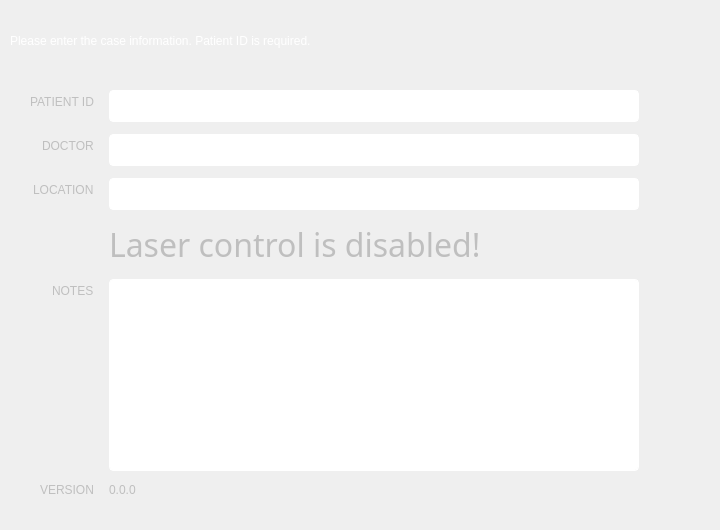
<?xml version="1.0" encoding="UTF-8"?>
<ui version="4.0">
 <class>caseInfoWizardPage</class>
 <widget class="QWizardPage" name="caseInfoWizardPage">
  <property name="geometry">
   <rect>
    <x>0</x>
    <y>0</y>
    <width>720</width>
    <height>530</height>
   </rect>
  </property>
  <property name="windowTitle">
   <string>WizardPage</string>
  </property>
  <property name="styleSheet">
   <string notr="true">/* CSS Styles used throughout the Avinger code base. Some minor variations may exist. */

QLabel {
	font: 16px &quot;DinPRO-medium&quot;;
    color: rgb(191, 191, 191 );
}

/* Pushbuttons: */
QPushButton {
   background: qlineargradient(spread:pad, x1:1, y1:0.847, x2:1, y2:0, stop:0 rgba(97,  97, 97, 255), stop: 1 rgba(145, 144, 144, 255));
 
  border: 1px black;
  color: white;
  font: 15px &quot;DinPRO-bold&quot;;
  min-width: 164px;
  max-width: 164px;
  min-height: 42px;
  margin: 16px;
  text-align: left;
  padding-left: 15px;
}

QPushButton::hover {
  background: qlineargradient(spread:pad, x1:1, y1:0.847, x2:1, y2:0, stop:0 rgba(144, 144, 145, 255) , stop:1 rgba(198, 197, 197, 255));
  color: black;
}

 QPushButton:default {
 background: qlineargradient(spread:pad, x1:1, y1:0.847, x2:1, y2:0, stop:0  rgba(83, 132, 177, 255) stop:1 rgba(150, 192, 230, 255));
     border: 1px solid black; /* make the default button prominent */
	 font: 15px &quot;DinPro-bold&quot;;
 }

QPushButton:disabled {        /* I don't know what this should look like, probably a darker version of normal */
    border: 1px solid black; 
}

/* Dialog boxes: */

QDialog {   
 font: 18px &quot;DinPRO-regular&quot;;
 color: white;
 background-color: #909090;
 border: 1px solid #909090;
 border-radius: 5px;        /* This doesn't work */
}

/* List views and edits boxes: */

QLineEdit, QListView, QPlainTextEdit {
    color: #808080;
	font: 18px DinPro-medium;
    selection-color: white;   
    border: 2px groove white;
    border-radius: 4px;
}

/* Sliders: */

QSlider::groove:horizontal {
border: 1px solid #bbb;
background: white;
height: 10px;
border-radius: 5px;
}

QSlider::sub-page:horizontal {
background: qlineargradient(x1: 0, y1: 0.2, x2: 1, y2: 1,
    stop: 0 #8cb7de, stop: 1 #5788b4);
border: 1px solid #5788b4;
height: 10px;
border-radius: 6px;
}

QSlider::add-page:horizontal {
background: #444444;
border: 1px solid #444444;
height: 10px;
border-radius: 6px;
}

QSlider::handle:horizontal {
  image: url(:images/handle_normal.png);
  margin: -15px 0;
}

QSlider::handle:horizontal:hover {
	image: url(:images/handle_rollover.png);
    margin: -15px 0;
}

QSlider::sub-page:horizontal:disabled {
background: #bbb;
border-color: #999;
}

QSlider::add-page:horizontal:disabled {
background: #eee;
border-color: #999;
}

QSlider::handle:horizontal:disabled {
background: #eee;
border: 1px solid #aaa;
border-radius: 4px;
}

/* Check boxes: */

QCheckBox {
	spacing: 5px;
}

QCheckBox::indicator {
	border: #909090;
    background: #909090;
	width: 20px;
	height: 20px;
	margin-top: 4px;
}

QCheckBox::indicator:unchecked {
	image: url(:images/checkBox_normal.png);
}

QCheckBox::indicator:checked {
	image: url(:images/checkBox_active.png);
}

/* Group boxes: */

QGroupBox {
    font: 20px DINPro-medium;
     color: rgba(173, 171, 171, 255);
     background-color: #909090;
     border: 2px solid #909090;
     border-radius: 5px;
     margin-top: 1ex; /* leave space at the top for the title */
 }
 

QGroupBox::title {
      subcontrol-origin: margin;
      subcontrol-position: top left; /* position at the top center */
      padding: 0 3px;
}

/* Spin Boxes: */

QAbstractSpinBox {
	font: 18px DinPRO-medium;
	border: 0;
    border-radius: 5px;
}

QAbstractSpinBox::up-button {
	border: 0;
   background: rgba(233,233,235,255);
   border-top-right-radius: 8px;
   margin-top: -2px;
   margin-bottom: -1px;
   padding-bottom: -5px;
   width: 35px;
}

QAbstractSpinBox::up-arrow  {
  image: url(:/images/arrow_up_normal.png);
}

QAbstractSpinBox::up-arrow:hover {
  image: url(:images/arrow_up_rollover.png);
}

QAbstractSpinBox::down-button {
   border: 0;
   background: rgba(233,233,235,255);
   border-bottom-right-radius: 8px;
   width: 35px;
   padding-top: -5px;
   margin-bottom: -2px;
   margin-top: -1px;
}

QAbstractSpinBox::down-arrow:hover {
  image: url(:/images/arrow_down_rollover.png);
}

QAbstractSpinBox::down-arrow {
  image: url(:/images/arrow_down_normal.png);
}

/* Combo Boxes */

QComboBox::drop-down {
     subcontrol-origin: padding;
     subcontrol-position: top right;
     width: 30px;
      border: 0px;
     border-radius: 4px;
   background: qlineargradient(spread:pad, x1:1, y1:0.847, x2:1, y2:0, stop:0 rgba(97,  97, 97, 255), stop:1 rgba(145, 144, 144, 255));
	margin: -2px;
 }

 QComboBox::down-arrow {
     image: url(:images/arrow_down_normal.png);
}

QComboBox::down-arrow:hover {
	image: url(:images/arrow_down_rollover.png);
}

 QComboBox::down-arrow:on { /* shift the arrow when popup is open */
     top: 1px;
     left: 1px;
 }</string>
  </property>
  <widget class="QWidget" name="verticalLayoutWidget">
   <property name="geometry">
    <rect>
     <x>30</x>
     <y>90</y>
     <width>691</width>
     <height>431</height>
    </rect>
   </property>
   <layout class="QVBoxLayout" name="verticalLayout">
    <property name="spacing">
     <number>12</number>
    </property>
    <item>
     <layout class="QFormLayout" name="formLayout">
      <property name="fieldGrowthPolicy">
       <enum>QFormLayout::ExpandingFieldsGrow</enum>
      </property>
      <property name="labelAlignment">
       <set>Qt::AlignRight|Qt::AlignTrailing|Qt::AlignVCenter</set>
      </property>
      <property name="horizontalSpacing">
       <number>15</number>
      </property>
      <property name="verticalSpacing">
       <number>12</number>
      </property>
      <item row="2" column="0">
       <widget class="QLabel" name="patientIdLabel">
        <property name="text">
         <string>PATIENT ID</string>
        </property>
       </widget>
      </item>
      <item row="2" column="1">
       <widget class="QLineEdit" name="patientIdField">
        <property name="sizePolicy">
         <sizepolicy hsizetype="Fixed" vsizetype="Fixed">
          <horstretch>0</horstretch>
          <verstretch>0</verstretch>
         </sizepolicy>
        </property>
        <property name="minimumSize">
         <size>
          <width>530</width>
          <height>26</height>
         </size>
        </property>
        <property name="toolTip">
         <string>Patient Name or ID.</string>
        </property>
        <property name="whatsThis">
         <string>The Site ID is combined with the Subject ID to create the Case ID.</string>
        </property>
        <property name="text">
         <string/>
        </property>
        <property name="maxLength">
         <number>30</number>
        </property>
       </widget>
      </item>
      <item row="3" column="0">
       <widget class="QLabel" name="doctorLabel">
        <property name="text">
         <string>DOCTOR</string>
        </property>
       </widget>
      </item>
      <item row="3" column="1">
       <widget class="QLineEdit" name="doctorField">
        <property name="sizePolicy">
         <sizepolicy hsizetype="Fixed" vsizetype="Fixed">
          <horstretch>0</horstretch>
          <verstretch>0</verstretch>
         </sizepolicy>
        </property>
        <property name="minimumSize">
         <size>
          <width>530</width>
          <height>26</height>
         </size>
        </property>
       </widget>
      </item>
      <item row="4" column="0">
       <widget class="QLabel" name="locationLabel">
        <property name="text">
         <string>LOCATION</string>
        </property>
       </widget>
      </item>
      <item row="4" column="1">
       <widget class="QLineEdit" name="locationField">
        <property name="sizePolicy">
         <sizepolicy hsizetype="Fixed" vsizetype="Fixed">
          <horstretch>0</horstretch>
          <verstretch>0</verstretch>
         </sizepolicy>
        </property>
        <property name="minimumSize">
         <size>
          <width>530</width>
          <height>26</height>
         </size>
        </property>
       </widget>
      </item>
      <item row="5" column="1">
       <widget class="QLabel" name="laserLabel">
        <property name="font">
         <font>
          <family>DinPRO-medium</family>
          <pointsize>-1</pointsize>
          <weight>50</weight>
          <italic>false</italic>
          <bold>false</bold>
         </font>
        </property>
        <property name="styleSheet">
         <string notr="true">font-size: 32px;</string>
        </property>
        <property name="text">
         <string>Laser control is disabled!</string>
        </property>
       </widget>
      </item>
      <item row="6" column="0">
       <widget class="QLabel" name="notesLabel">
        <property name="text">
         <string>NOTES</string>
        </property>
       </widget>
      </item>
      <item row="6" column="1">
       <widget class="QPlainTextEdit" name="notesField">
        <property name="sizePolicy">
         <sizepolicy hsizetype="Fixed" vsizetype="Fixed">
          <horstretch>0</horstretch>
          <verstretch>0</verstretch>
         </sizepolicy>
        </property>
        <property name="minimumSize">
         <size>
          <width>530</width>
          <height>140</height>
         </size>
        </property>
        <property name="tabChangesFocus">
         <bool>true</bool>
        </property>
       </widget>
      </item>
      <item row="7" column="0">
       <widget class="QLabel" name="versionLabel">
        <property name="text">
         <string>VERSION</string>
        </property>
       </widget>
      </item>
      <item row="7" column="1">
       <widget class="QLabel" name="versionField">
        <property name="text">
         <string notr="true">0.0.0</string>
        </property>
       </widget>
      </item>
     </layout>
    </item>
   </layout>
  </widget>
  <widget class="QLabel" name="instructionsText">
   <property name="geometry">
    <rect>
     <x>10</x>
     <y>10</y>
     <width>681</width>
     <height>61</height>
    </rect>
   </property>
   <property name="minimumSize">
    <size>
     <width>196</width>
     <height>0</height>
    </size>
   </property>
   <property name="styleSheet">
    <string notr="true">color: white;
font: 25px &quot;DinPRO-medium&quot;;</string>
   </property>
   <property name="text">
    <string>Please enter the case information. Patient ID is required.</string>
   </property>
   <property name="wordWrap">
    <bool>true</bool>
   </property>
  </widget>
 </widget>
 <tabstops>
  <tabstop>patientIdField</tabstop>
  <tabstop>doctorField</tabstop>
  <tabstop>locationField</tabstop>
  <tabstop>notesField</tabstop>
 </tabstops>
 <resources/>
 <connections/>
</ui>
